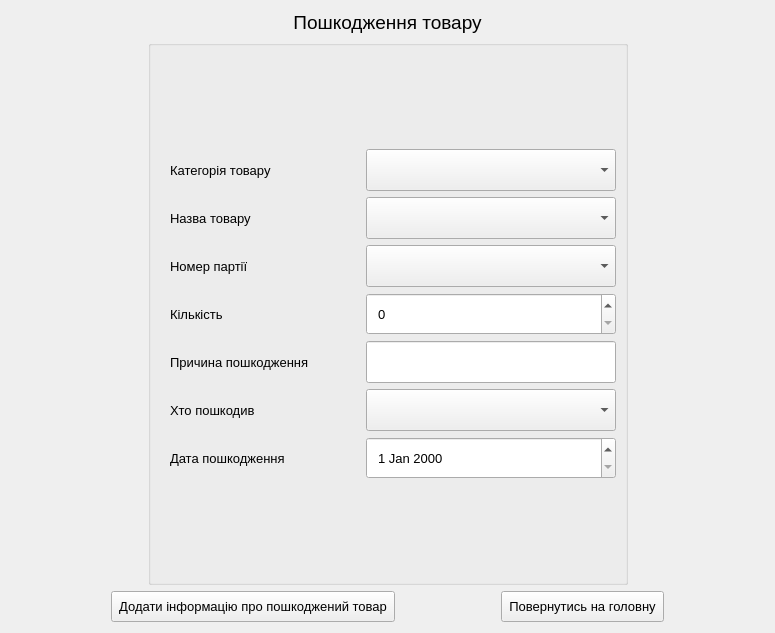
<?xml version="1.0" encoding="UTF-8"?>
<ui version="4.0">
 <class>Damage_Goods_Page</class>
 <widget class="QWidget" name="Damage_Goods_Page">
  <property name="geometry">
   <rect>
    <x>0</x>
    <y>0</y>
    <width>775</width>
    <height>633</height>
   </rect>
  </property>
  <property name="windowTitle">
   <string>Form</string>
  </property>
  <layout class="QVBoxLayout" name="verticalLayout_3">
   <item>
    <widget class="QLabel" name="label_2">
     <property name="sizePolicy">
      <sizepolicy hsizetype="Preferred" vsizetype="Fixed">
       <horstretch>0</horstretch>
       <verstretch>0</verstretch>
      </sizepolicy>
     </property>
     <property name="font">
      <font>
       <pointsize>14</pointsize>
      </font>
     </property>
     <property name="text">
      <string>Пошкодження товару</string>
     </property>
     <property name="alignment">
      <set>Qt::AlignCenter</set>
     </property>
    </widget>
   </item>
   <item>
    <layout class="QHBoxLayout" name="horizontalLayout_8">
     <item>
      <widget class="QLabel" name="label">
       <property name="text">
        <string/>
       </property>
      </widget>
     </item>
     <item>
      <widget class="QGroupBox" name="groupBox">
       <property name="title">
        <string/>
       </property>
       <layout class="QVBoxLayout" name="verticalLayout_2">
        <item>
         <layout class="QVBoxLayout" name="verticalLayout">
          <item>
           <layout class="QHBoxLayout" name="horizontalLayout">
            <item>
             <widget class="QLabel" name="categoryGoodsLabel">
              <property name="sizePolicy">
               <sizepolicy hsizetype="Minimum" vsizetype="Preferred">
                <horstretch>0</horstretch>
                <verstretch>0</verstretch>
               </sizepolicy>
              </property>
              <property name="minimumSize">
               <size>
                <width>200</width>
                <height>0</height>
               </size>
              </property>
              <property name="maximumSize">
               <size>
                <width>190</width>
                <height>42</height>
               </size>
              </property>
              <property name="font">
               <font>
                <pointsize>10</pointsize>
               </font>
              </property>
              <property name="styleSheet">
               <string notr="true">padding: 7;</string>
              </property>
              <property name="text">
               <string>Категорія товару</string>
              </property>
             </widget>
            </item>
            <item>
             <widget class="QComboBox" name="categoryGoodsComboBox">
              <property name="sizePolicy">
               <sizepolicy hsizetype="Minimum" vsizetype="Preferred">
                <horstretch>0</horstretch>
                <verstretch>0</verstretch>
               </sizepolicy>
              </property>
              <property name="minimumSize">
               <size>
                <width>250</width>
                <height>40</height>
               </size>
              </property>
              <property name="maximumSize">
               <size>
                <width>16777215</width>
                <height>42</height>
               </size>
              </property>
              <property name="font">
               <font>
                <pointsize>10</pointsize>
               </font>
              </property>
              <property name="styleSheet">
               <string notr="true"/>
              </property>
             </widget>
            </item>
           </layout>
          </item>
          <item>
           <layout class="QHBoxLayout" name="horizontalLayout_2">
            <item>
             <widget class="QLabel" name="nameGoodsLabel">
              <property name="sizePolicy">
               <sizepolicy hsizetype="Minimum" vsizetype="Preferred">
                <horstretch>0</horstretch>
                <verstretch>0</verstretch>
               </sizepolicy>
              </property>
              <property name="minimumSize">
               <size>
                <width>200</width>
                <height>0</height>
               </size>
              </property>
              <property name="maximumSize">
               <size>
                <width>190</width>
                <height>42</height>
               </size>
              </property>
              <property name="font">
               <font>
                <pointsize>10</pointsize>
               </font>
              </property>
              <property name="styleSheet">
               <string notr="true">padding: 7;</string>
              </property>
              <property name="text">
               <string>Назва товару</string>
              </property>
             </widget>
            </item>
            <item>
             <widget class="QComboBox" name="nameGoodsComboBox">
              <property name="sizePolicy">
               <sizepolicy hsizetype="Minimum" vsizetype="Preferred">
                <horstretch>0</horstretch>
                <verstretch>0</verstretch>
               </sizepolicy>
              </property>
              <property name="minimumSize">
               <size>
                <width>250</width>
                <height>40</height>
               </size>
              </property>
              <property name="maximumSize">
               <size>
                <width>16777215</width>
                <height>42</height>
               </size>
              </property>
              <property name="font">
               <font>
                <pointsize>10</pointsize>
               </font>
              </property>
              <property name="styleSheet">
               <string notr="true"/>
              </property>
             </widget>
            </item>
           </layout>
          </item>
          <item>
           <layout class="QHBoxLayout" name="horizontalLayout_3">
            <item>
             <widget class="QLabel" name="codeBatchLabel">
              <property name="sizePolicy">
               <sizepolicy hsizetype="Minimum" vsizetype="Preferred">
                <horstretch>0</horstretch>
                <verstretch>0</verstretch>
               </sizepolicy>
              </property>
              <property name="minimumSize">
               <size>
                <width>200</width>
                <height>0</height>
               </size>
              </property>
              <property name="maximumSize">
               <size>
                <width>190</width>
                <height>42</height>
               </size>
              </property>
              <property name="font">
               <font>
                <pointsize>10</pointsize>
               </font>
              </property>
              <property name="styleSheet">
               <string notr="true">padding: 7;</string>
              </property>
              <property name="text">
               <string>Номер партії</string>
              </property>
             </widget>
            </item>
            <item>
             <widget class="QComboBox" name="codeBatchComboBox">
              <property name="sizePolicy">
               <sizepolicy hsizetype="Minimum" vsizetype="Preferred">
                <horstretch>0</horstretch>
                <verstretch>0</verstretch>
               </sizepolicy>
              </property>
              <property name="minimumSize">
               <size>
                <width>250</width>
                <height>40</height>
               </size>
              </property>
              <property name="maximumSize">
               <size>
                <width>16777215</width>
                <height>42</height>
               </size>
              </property>
              <property name="font">
               <font>
                <pointsize>10</pointsize>
               </font>
              </property>
              <property name="styleSheet">
               <string notr="true"/>
              </property>
             </widget>
            </item>
           </layout>
          </item>
          <item>
           <layout class="QHBoxLayout" name="horizontalLayout_4">
            <item>
             <widget class="QLabel" name="countLabel">
              <property name="sizePolicy">
               <sizepolicy hsizetype="Minimum" vsizetype="Preferred">
                <horstretch>0</horstretch>
                <verstretch>0</verstretch>
               </sizepolicy>
              </property>
              <property name="minimumSize">
               <size>
                <width>200</width>
                <height>0</height>
               </size>
              </property>
              <property name="maximumSize">
               <size>
                <width>190</width>
                <height>42</height>
               </size>
              </property>
              <property name="font">
               <font>
                <pointsize>10</pointsize>
               </font>
              </property>
              <property name="styleSheet">
               <string notr="true">padding: 7;</string>
              </property>
              <property name="text">
               <string>Кількість</string>
              </property>
             </widget>
            </item>
            <item>
             <widget class="QSpinBox" name="countDamageGoodsSpinBox">
              <property name="sizePolicy">
               <sizepolicy hsizetype="Minimum" vsizetype="Preferred">
                <horstretch>0</horstretch>
                <verstretch>0</verstretch>
               </sizepolicy>
              </property>
              <property name="minimumSize">
               <size>
                <width>250</width>
                <height>0</height>
               </size>
              </property>
              <property name="maximumSize">
               <size>
                <width>16777215</width>
                <height>42</height>
               </size>
              </property>
              <property name="font">
               <font>
                <pointsize>10</pointsize>
               </font>
              </property>
              <property name="styleSheet">
               <string notr="true">padding: 7;</string>
              </property>
              <property name="maximum">
               <number>999999999</number>
              </property>
             </widget>
            </item>
           </layout>
          </item>
          <item>
           <layout class="QHBoxLayout" name="horizontalLayout_5">
            <item>
             <widget class="QLabel" name="causeDamageLabel">
              <property name="sizePolicy">
               <sizepolicy hsizetype="Minimum" vsizetype="Preferred">
                <horstretch>0</horstretch>
                <verstretch>0</verstretch>
               </sizepolicy>
              </property>
              <property name="minimumSize">
               <size>
                <width>200</width>
                <height>0</height>
               </size>
              </property>
              <property name="maximumSize">
               <size>
                <width>190</width>
                <height>42</height>
               </size>
              </property>
              <property name="font">
               <font>
                <pointsize>10</pointsize>
               </font>
              </property>
              <property name="styleSheet">
               <string notr="true">padding: 7;</string>
              </property>
              <property name="text">
               <string>Причина пошкодження</string>
              </property>
             </widget>
            </item>
            <item>
             <widget class="QLineEdit" name="causeDamageLineEdit">
              <property name="sizePolicy">
               <sizepolicy hsizetype="Minimum" vsizetype="Preferred">
                <horstretch>0</horstretch>
                <verstretch>0</verstretch>
               </sizepolicy>
              </property>
              <property name="minimumSize">
               <size>
                <width>250</width>
                <height>0</height>
               </size>
              </property>
              <property name="maximumSize">
               <size>
                <width>16777215</width>
                <height>42</height>
               </size>
              </property>
              <property name="font">
               <font>
                <pointsize>10</pointsize>
               </font>
              </property>
              <property name="styleSheet">
               <string notr="true">padding: 7;</string>
              </property>
              <property name="maxLength">
               <number>100</number>
              </property>
             </widget>
            </item>
           </layout>
          </item>
          <item>
           <layout class="QHBoxLayout" name="horizontalLayout_6">
            <item>
             <widget class="QLabel" name="pestLabel">
              <property name="sizePolicy">
               <sizepolicy hsizetype="Minimum" vsizetype="Preferred">
                <horstretch>0</horstretch>
                <verstretch>0</verstretch>
               </sizepolicy>
              </property>
              <property name="minimumSize">
               <size>
                <width>200</width>
                <height>0</height>
               </size>
              </property>
              <property name="maximumSize">
               <size>
                <width>190</width>
                <height>42</height>
               </size>
              </property>
              <property name="font">
               <font>
                <pointsize>10</pointsize>
               </font>
              </property>
              <property name="styleSheet">
               <string notr="true">padding: 7;</string>
              </property>
              <property name="text">
               <string>Хто пошкодив</string>
              </property>
             </widget>
            </item>
            <item>
             <widget class="QComboBox" name="pestComboBox">
              <property name="sizePolicy">
               <sizepolicy hsizetype="Minimum" vsizetype="Preferred">
                <horstretch>0</horstretch>
                <verstretch>0</verstretch>
               </sizepolicy>
              </property>
              <property name="minimumSize">
               <size>
                <width>250</width>
                <height>40</height>
               </size>
              </property>
              <property name="maximumSize">
               <size>
                <width>16777215</width>
                <height>42</height>
               </size>
              </property>
              <property name="font">
               <font>
                <pointsize>10</pointsize>
               </font>
              </property>
              <property name="styleSheet">
               <string notr="true"/>
              </property>
             </widget>
            </item>
           </layout>
          </item>
          <item>
           <layout class="QHBoxLayout" name="horizontalLayout_7">
            <item>
             <widget class="QLabel" name="dateDamageLabel">
              <property name="sizePolicy">
               <sizepolicy hsizetype="Minimum" vsizetype="Preferred">
                <horstretch>0</horstretch>
                <verstretch>0</verstretch>
               </sizepolicy>
              </property>
              <property name="minimumSize">
               <size>
                <width>200</width>
                <height>0</height>
               </size>
              </property>
              <property name="maximumSize">
               <size>
                <width>190</width>
                <height>42</height>
               </size>
              </property>
              <property name="font">
               <font>
                <pointsize>10</pointsize>
               </font>
              </property>
              <property name="styleSheet">
               <string notr="true">padding: 7;</string>
              </property>
              <property name="text">
               <string>Дата пошкодження</string>
              </property>
             </widget>
            </item>
            <item>
             <widget class="QDateEdit" name="dateDamageDateEdit">
              <property name="sizePolicy">
               <sizepolicy hsizetype="Minimum" vsizetype="Preferred">
                <horstretch>0</horstretch>
                <verstretch>0</verstretch>
               </sizepolicy>
              </property>
              <property name="minimumSize">
               <size>
                <width>250</width>
                <height>0</height>
               </size>
              </property>
              <property name="maximumSize">
               <size>
                <width>16777215</width>
                <height>42</height>
               </size>
              </property>
              <property name="font">
               <font>
                <pointsize>10</pointsize>
               </font>
              </property>
              <property name="styleSheet">
               <string notr="true">padding: 7;</string>
              </property>
             </widget>
            </item>
           </layout>
          </item>
         </layout>
        </item>
       </layout>
      </widget>
     </item>
     <item>
      <widget class="QLabel" name="label_3">
       <property name="text">
        <string/>
       </property>
      </widget>
     </item>
    </layout>
   </item>
   <item>
    <layout class="QHBoxLayout" name="horizontalLayout_9">
     <item>
      <widget class="QLabel" name="label_5">
       <property name="sizePolicy">
        <sizepolicy hsizetype="Preferred" vsizetype="Fixed">
         <horstretch>0</horstretch>
         <verstretch>0</verstretch>
        </sizepolicy>
       </property>
       <property name="text">
        <string/>
       </property>
      </widget>
     </item>
     <item>
      <widget class="QPushButton" name="addInfoAboutDamageGoodsPushButton">
       <property name="maximumSize">
        <size>
         <width>380</width>
         <height>42</height>
        </size>
       </property>
       <property name="font">
        <font>
         <pointsize>10</pointsize>
        </font>
       </property>
       <property name="styleSheet">
        <string notr="true">padding: 7;
</string>
       </property>
       <property name="text">
        <string>Додати інформацію про пошкоджений товар</string>
       </property>
      </widget>
     </item>
     <item>
      <widget class="QLabel" name="label_6">
       <property name="sizePolicy">
        <sizepolicy hsizetype="Preferred" vsizetype="Fixed">
         <horstretch>0</horstretch>
         <verstretch>0</verstretch>
        </sizepolicy>
       </property>
       <property name="text">
        <string/>
       </property>
      </widget>
     </item>
     <item>
      <widget class="QPushButton" name="goToHomePushButton">
       <property name="maximumSize">
        <size>
         <width>300</width>
         <height>42</height>
        </size>
       </property>
       <property name="font">
        <font>
         <pointsize>10</pointsize>
        </font>
       </property>
       <property name="styleSheet">
        <string notr="true">padding: 7;
</string>
       </property>
       <property name="text">
        <string>Повернутись на головну</string>
       </property>
      </widget>
     </item>
     <item>
      <widget class="QLabel" name="label_7">
       <property name="sizePolicy">
        <sizepolicy hsizetype="Preferred" vsizetype="Fixed">
         <horstretch>0</horstretch>
         <verstretch>0</verstretch>
        </sizepolicy>
       </property>
       <property name="text">
        <string/>
       </property>
      </widget>
     </item>
    </layout>
   </item>
  </layout>
 </widget>
 <resources/>
 <connections/>
</ui>
